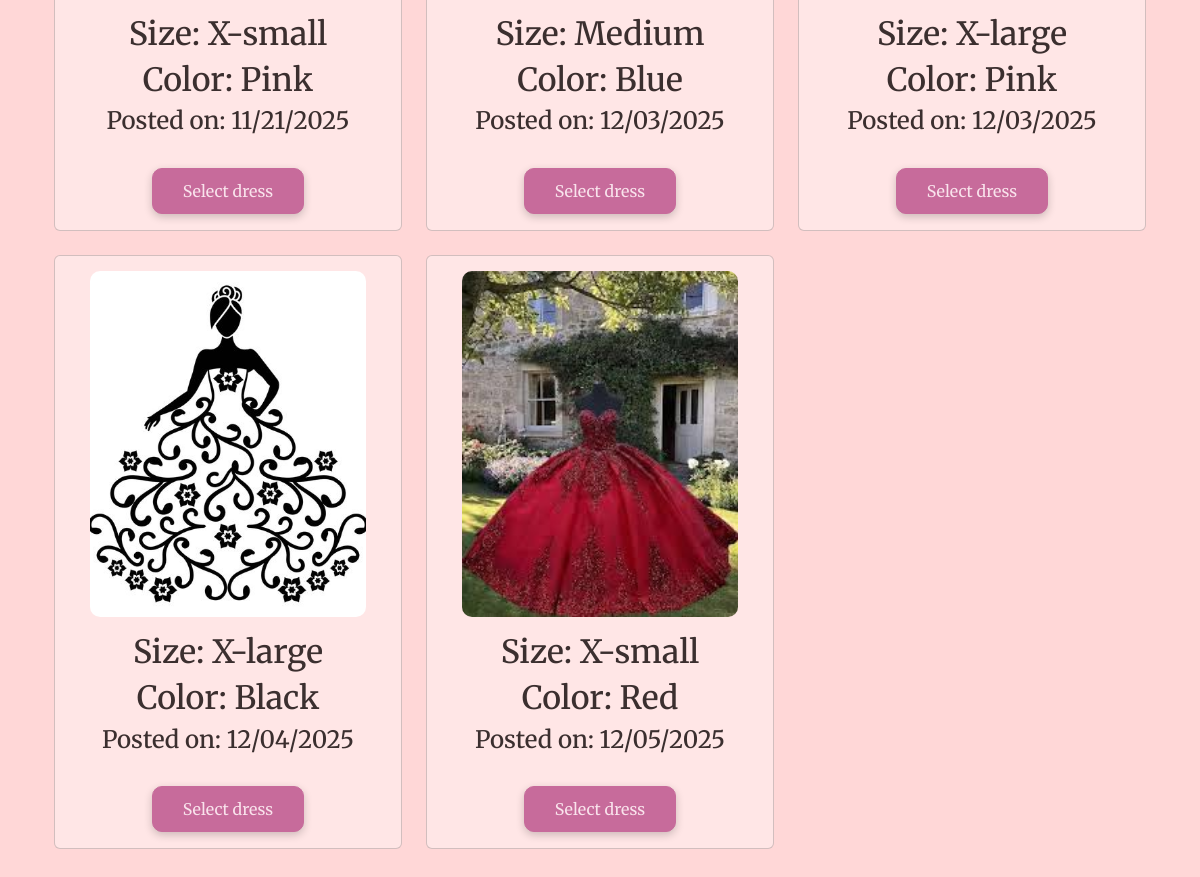
The page /catalog (signed in, lower part) on the database as committed earlier.
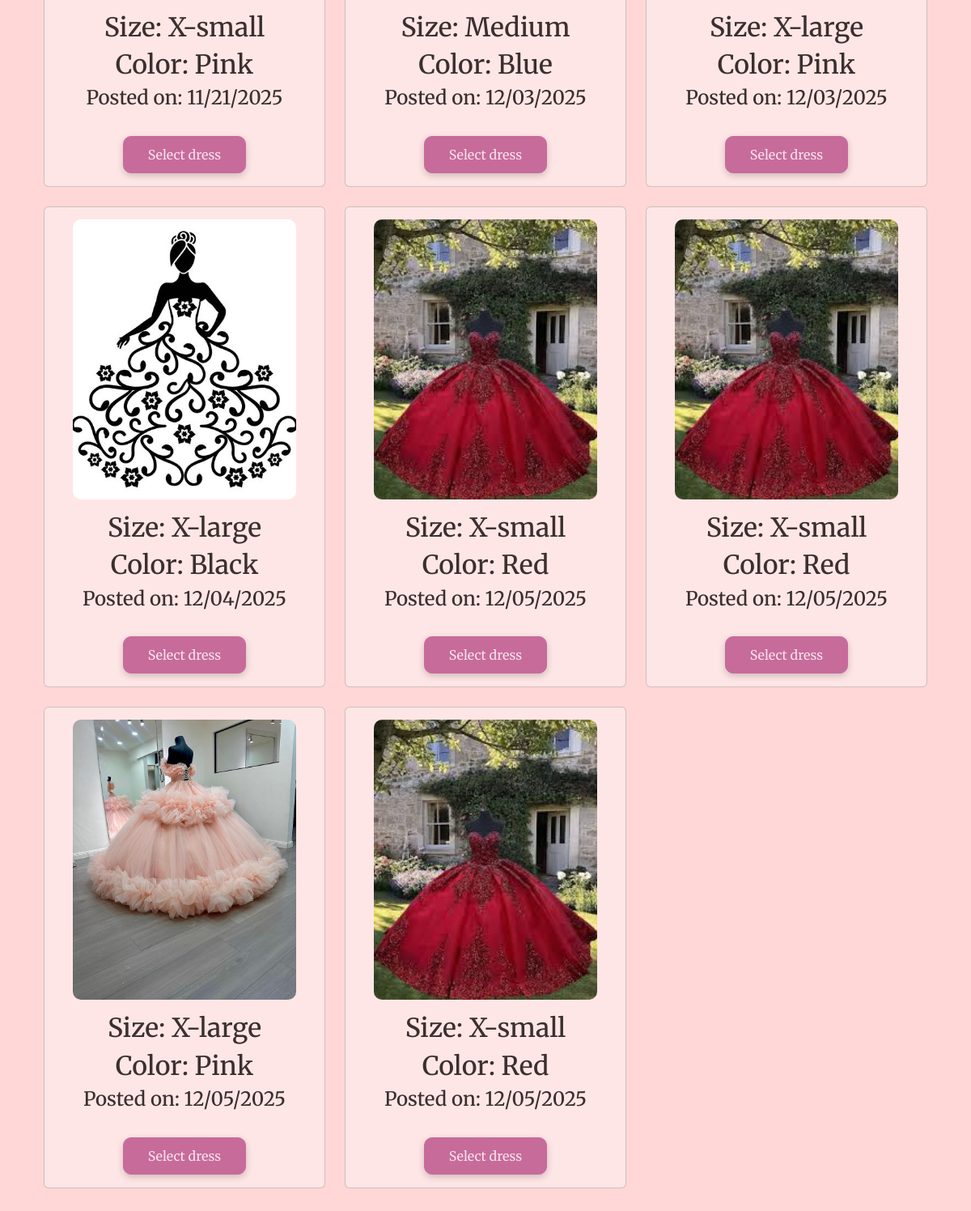
The same page on the database as committed later.
### tables this page shows
CREATE TABLE dresses (
    id INTEGER PRIMARY KEY AUTOINCREMENT,
    size TEXT NOT NULL,
    color TEXT NOT NULL,
    owner INTEGER NOT NULL,
    image_url TEXT,
    time_posted TEXT NOT NULL DEFAULT CURRENT_TIMESTAMP,
    FOREIGN KEY (owner) REFERENCES users(id)
);

### app.py (the view)
@app.route("/catalog", methods = ["GET"])
@login_required
def catalog():
    sizes = request.args.getlist("size")
    colors = request.args.getlist("color")
    db = get_db()
    catalog = db.execute("SELECT * FROM dresses WHERE id NOT IN ( SELECT dress_id FROM holdings WHERE rent_end IS NULL) AND owner != ?"
    ,( session["user_id"],)).fetchall()
    print("Catalog before filtering:", catalog)
    filtered = []
    for dress in catalog:
        if sizes and dress["size"] not in sizes:
            continue
        if colors and dress["color"] not in colors:
            continue
        filtered.append(dress)
    catalog = filtered
    return render_template("catalog.html", catalog=catalog, formatTime=formatTime)

### app.py (called while the page is built)
def get_db():
    if "db" not in g: # Check if database connection already exists
        g.db = sqlite3.connect(DATABASE) # Open database and store connection for reuse
        g.db.row_factory = sqlite3.Row # Enable dictionary-like row access for reading
    return g.db # Return database connection

@app.after_request
def after_request(response):
    response.headers["Cache-Control"] = "no-cache, no-store, must-revalidate"
    response.headers["Expires"] = 0
    response.headers["Pragma"] = "no-cache"
    return response

### help.py (called while the page is built)
def login_required(f):
    @wraps(f)
    def decorated_function(*args, **kwargs):
        if session.get("user_id") is None:
            return redirect("/login")
        return f(*args, **kwargs)
    return decorated_function

def formatTime(value):
    try:
        date = datetime.strptime(value, "%Y-%m-%d %H:%M:%S")
        return date.strftime("%m/%d/%Y")
    except:
        return value #return original value if error occurs

### templates/catalog.html (shortened to what this page needs)
{% extends "layout.html" %}
{% block main %}
    {% if catalog|length == 0 %}
        <h3>No dresses match the selected filters. Please try different filters.</h3>
    {% else %}
        <div class="container">
            <div class="row">
                {% for dress in catalog %}
                        <div class = "col-md-4 mb-4">
                            <div class = "card dress-card">
                                <img class = "catalogImage mx-auto d-block" src='{{ dress["image_url"] }}' alt="Dress Image">
                                <div class = "card-body">
                                    <h2 class = "body-font">{{ "Size: " + dress["size"]|capitalize }}</h2>
                                    <h2 class = "body-font">{{ "Color: " + dress["color"]|title }}</h2>
                                    <h4 class = "body-font">{{ "Posted on: " + formatTime(dress["time_posted"]) }}</h4>
                                    <br>
                                    <form action = "/selectDress" method = "post">
                                        <button class="btn btn-primary body-font" type="submit">Select dress</button>
                                    </form>
                                </div>
                            </div>
                        </div>
                {% endfor %}
            </div>
        </div>
    {% endif %}
{% endblock %}

### templates/layout.html (shortened to what this page needs)
<!DOCTYPE html>
<html lang="en">
    <head>
        <link href="https://cdn.jsdelivr.net/npm/bootstrap@5.3.3/dist/css/bootstrap.min.css" rel="stylesheet">
        <link href="{{ url_for('static', filename='style.css') }}" rel="stylesheet">
    </head>
    <body>
        <main class="container py-5 text-center">
            {% block main %}{% endblock %}
        </main>
    </body>
</html>

### static/style.css (style rules this page uses)
body { background-color: #FFD7D7; }
.body-font { font-family: 'Merriweather', serif; color: #3B2F2F }
.btn-primary { background-color: #C76B9B; color: #F9E3EC; border-color: #C76B9B; font-size: 1rem; border-radius: 10px; padding: 10px 30px; box-shadow: 0px 3px 8px rgba(0, 0, 0, 0.2); }
.catalogImage { width: 80%; height: 80%; object-fit: cover; object-position: center; border-radius: 10px; }
.dress-card { padding-top: 15px; height: 100% }
.card { background-color: #FFE6E6; }
form label, form button { background-color: #C76B9B; border: 1px #C76B9B; padding: 5px 10px; border-radius: 900px; box-shadow: 0px 3px 8px rgba(0, 0, 0, 0.2); font-size: 0.8rem; height: auto; display: inline-block; width: auto; cursor: pointer; }

Rows that differ between the two databases and show on the page:
added dresses: image_url (picture), size "Size: X-small", color "Color: Red", time_posted "Posted on: 12/05/2025"
added dresses: image_url (picture), size "Size: X-large", color "Color: Pink", time_posted "Posted on: 12/05/2025"
added dresses: image_url (picture), size "Size: X-small", color "Color: Red", time_posted "Posted on: 12/05/2025"
